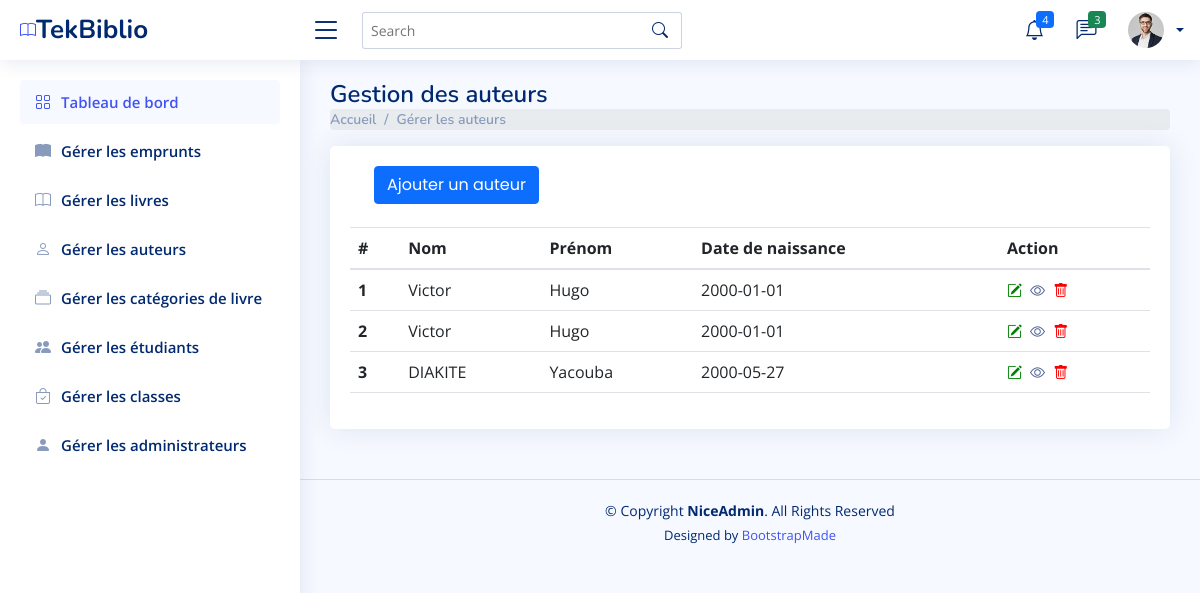
The app's page /education/admin/auteur.php with its own data.
### tables this page shows
CREATE TABLE IF NOT EXISTS `auteur` (
  `id_auteur` int NOT NULL AUTO_INCREMENT,
  `nom` varchar(50) NOT NULL,
  `prenom` varchar(100) NOT NULL,
  `date_naissance` date DEFAULT NULL,
  PRIMARY KEY (`id_auteur`)
);

### education/database.php (the view, shortened to what this page needs)
<?php
class Database {
    private $host;
    private $username;
    private $password;
    private $dbname;
    private $conn;
    public function __construct($host, $username, $password, $dbname) {
        $this->host = $host;
        $this->username = $username;
        $this->password = $password;
        $this->dbname = $dbname;
      }
    public function connecter() {
      try {
        $dsn = "mysql:host=" . $this->host . ";dbname=" . $this->dbname;
        $this->conn = new PDO($dsn, $this->username, $this->password);
        $this->conn->setAttribute(PDO::ATTR_ERRMODE, PDO::ERRMODE_EXCEPTION);
        return $this->conn;
      } catch(PDOException $e) {
        echo "Connexion à la base de donnée échouée: " . $e->getMessage();
      }
    }
      public function lire($table, $columns = "*", $condition = "") {
        try {
          $sql = "SELECT " . $columns . " FROM " . $table;
          $stmt = $this->conn->prepare($sql);
          $stmt->execute();
          $result = $stmt->fetchAll(PDO::FETCH_ASSOC);
          return $result;
        } catch(PDOException $e) {
          echo "Read failed: " . $e->getMessage();
          return false;
        }
      }
      public function afficher($columns, $data, $selectedColumns = [], $url) {
        $num = 1;
        $output = '<table id="example" class="table">';
        $output .= '<thead><tr>';
        $output .= '<th scope="col">#</th>';
        foreach($columns as $column) {
            $output .= '<th scope="col">' . $column . '</th>';
        }
        $output .= '<th scope="col">Action</th>';
        $output .= '</tr></thead><tbody>';
        foreach($data as $row) {
            $output .= '<tr>';
            $output .= '<input type="hidden" class="id" name="id" value="'. $row[array_key_first($row)] .'" />';
            $output .= '<th scope="row">' . $num . '</th>';
            if (!empty($selectedColumns)) {
                foreach($selectedColumns as $column) {
                    $output .= '<td>' . $row[$column] . '</td>';
                }
            } else {
                foreach($row as $key => $value) {
                    $output .= '<td>' . $value . '</td>';
                }
            }
            $output .= '<td>';
            $output .= '<a href="' . $url . '?action=modifier&id=' . $row[array_key_first($row)] . '"><i class="bi bi-pencil-square modifier" style="color: green; font-size: 15px; margin-top: 7px; margin-right: 4px;"></i></a> ';
            $output .= '<a href="' . $url . '?action=voir&id=' . $row[array_key_first($row)] . '"><i class="bi bi-eye" style="color: #4D6194; font-size: 15px; margin-top: 7px; margin-right: 4px;"></i></a> ';
            $output .= '<a href="' . $url . '?action=supprimer&id=' . $row[array_key_first($row)] . '"><i class="bi bi-trash" style="color: red; font-size: 15px; margin-top: 7px; margin-right: 2px;"></i></a>';
            $output .= '</td>';
            $output .= '</tr>';
            $num++;
        }
        $output .= '</tbody></table>';
        return $output;
    }
  }
$bd = new Database(DB_HOST, DB_USER, DB_PASSWORD, DB_NAME);

### education/admin/includes/header.php (shortened to what this page needs)
<?php require "../database.php"; ?>
<!DOCTYPE html>
<html lang="en">
<head>
    <link rel="stylesheet" href="https://maxcdn.bootstrapcdn.com/bootstrap/4.5.2/css/bootstrap.min.css">
    <link rel="stylesheet" href="https://cdn.jsdelivr.net/npm/@ttskch/select2-bootstrap4-theme@x.x.x/dist/select2-bootstrap4.min.css">
    <link href="assets/vendor/bootstrap/css/bootstrap.min.css" rel="stylesheet">
    <link href="assets/vendor/bootstrap-icons/bootstrap-icons.css" rel="stylesheet">
    <link href="assets/vendor/boxicons/css/boxicons.min.css" rel="stylesheet">
    <link href="assets/vendor/quill/quill.snow.css" rel="stylesheet">
    <link href="assets/vendor/quill/quill.bubble.css" rel="stylesheet">
    <link href="assets/vendor/remixicon/remixicon.css" rel="stylesheet">
    <link href="assets/vendor/simple-datatables/style.css" rel="stylesheet">
    <link rel="stylesheet" type="text/css" href="https://cdn.datatables.net/v/bs4/dt-1.10.25/datatables.min.css"/>
    <link href="assets/css/style.css" rel="stylesheet">
</head>
<body>
    <header id="header" class="header fixed-top d-flex align-items-center">
        <div class="d-flex align-items-center justify-content-between">
            <a href="index.php" class="logo d-flex align-items-center">
                <i class="bi bi-book"></i>
                <span class="d-none d-lg-block">TekBiblio</span>
            </a>
            <i class="bi bi-list toggle-sidebar-btn"></i>
        </div>
        <div class="search-bar">
            <form class="search-form d-flex align-items-center" method="POST" action="#">
                <input type="text" name="query" placeholder="Search" title="Enter search keyword">
                <button type="submit" title="Search"><i class="bi bi-search"></i></button>
            </form>
        </div>
        <nav class="header-nav ms-auto">
            <ul class="d-flex align-items-center">
                <li class="nav-item dropdown">
                    <a class="nav-link nav-icon" href="#" data-bs-toggle="dropdown">
                        <i class="bi bi-bell"></i>
                        <span class="badge bg-primary badge-number">4</span>
                    </a>
                </li>
                <li class="nav-item dropdown">
                    <a class="nav-link nav-icon" href="#" data-bs-toggle="dropdown">
                        <i class="bi bi-chat-left-text"></i>
                        <span class="badge bg-success badge-number">3</span>
                    </a>
                </li>
                <li class="nav-item dropdown pe-3">
                    <a class="nav-link nav-profile d-flex align-items-center pe-0" href="#" data-bs-toggle="dropdown">
                        <img src="assets/img/profile-img.jpg" alt="Profile" class="rounded-circle">
                        <span class="d-none d-md-block dropdown-toggle ps-2"><?php echo $_SESSION['nomA']." ".$_SESSION['prenomA']; ?></span>
                    </a>
                </li>
            </ul>
        </nav>
    </header>
    <?php require "includes/aside.php"; ?>

### education/admin/includes/aside.php
<aside id="sidebar" class="sidebar">
<ul class="sidebar-nav" id="sidebar-nav">
    <li class="nav-item">
        <a class="nav-link " href="index.html">
            <i class="bi bi-grid"></i>
            <span>Tableau de bord</span>
        </a>
    </li>
    <li class="nav-item">
        <a class="nav-link collapsed" href="emprunt.php">
            <i class="bi bi-book-fill"></i>
            <span>Gérer les emprunts</span>
        </a>
    </li>
    <li class="nav-item">
        <a class="nav-link collapsed" href="livre.php">
            <i class="bi bi-book"></i>
            <span>Gérer les livres</span>
        </a>
    </li>
    <li class="nav-item">
        <a class="nav-link collapsed" href="auteur.php">
            <i class="bi bi-person"></i>
            <span>Gérer les auteurs</span>
        </a>
    </li>
    <li class="nav-item">
        <a class="nav-link collapsed" href="category.php">
            <i class="bi bi-collection"></i>
            <span>Gérer les catégories de livre</span>
        </a>
    </li>
    <li class="nav-item">
        <a class="nav-link collapsed" href="etudiant.php">
            <i class="bi bi-people-fill"></i>
            <span>Gérer les étudiants</span>
        </a>
    </li>
    <li class="nav-item">
        <a class="nav-link collapsed" href="classe.php">
            <i class="bi bi-bag-check"></i>
            <span>Gérer les classes</span>
        </a>
    </li>
    <li class="nav-item">
        <a class="nav-link collapsed" href="admin.php">
            <i class="bi bi-person-fill"></i>
            <span>Gérer les administrateurs</span>
        </a>
    </li>
</ul>
</aside>

### education/admin/auteur.php (shortened to what this page needs)
<?php
    require "includes/header.php";
?>
    <main id="main" class="main">
        <div class="pagetitle">
            <h1>Gestion des auteurs</h1>
            <nav>
                <ol class="breadcrumb">
                    <li class="breadcrumb-item"><a href="index.html">Accueil</a></li>
                    <li class="breadcrumb-item">Gérer les auteurs</li>
                </ol>
            </nav>
        </div>
        <section class="section">
            <div class="row">
                <div class="col-lg-12">
                    <div class="card">
                        <div class="card-body">
                            <div class="card-title">
                                <div class="container">
                                <div class="row">
                                    <div class="col-md-12 text-left">
                                    <button type="button" class="btn btn-primary" data-toggle="modal" data-target="#ajouterEtudiantModal">
                                        Ajouter un auteur
                                    </button>
                                    </div>
                                </div>
                                </div>
                            </div>
                            <?php
                                $datas = $bd->lire("auteur");
                                $colonnes = array("Nom", "Prénom", "Date de naissance");
                                echo $bd->afficher($colonnes, $datas, ["nom", "prenom", "date_naissance"], "admin.php");
                            ?>
                        </div>
                    </div>
                </div>
            </div>
        </section>
    </main>
<?php include('includes/footer.php'); ?>

### education/admin/includes/footer.php (shortened to what this page needs)
<footer id="footer" class="footer">
    <div class="copyright">
        &copy; Copyright <strong><span>NiceAdmin</span></strong>. All Rights Reserved
    </div>
    <div class="credits">
        Designed by <a href="https://bootstrapmade.com/">BootstrapMade</a>
    </div>
</footer>
</body>
</html>

### education/admin/assets/css/style.css (style rules this page uses)
:root { scroll-behavior: smooth; }
body { font-family: "Open Sans", sans-serif; background: #f6f9ff; color: #444444; }
a { color: #4154f1; text-decoration: none; }
h1, h2, h3, h4, h5, h6 { font-family: "Nunito", sans-serif; }
#main { margin-top: 60px; padding: 20px 30px; transition: all 0.3s; }
.pagetitle { margin-bottom: 10px; }
.pagetitle h1 { font-size: 24px; margin-bottom: 0; font-weight: 600; color: #012970; }
.card { margin-bottom: 30px; border: none; border-radius: 5px; box-shadow: 0px 0 30px rgba(1, 41, 112, 0.1); }
.card-title { padding: 20px 0 15px 0; font-size: 18px; font-weight: 500; color: #012970; font-family: "Poppins", sans-serif; }
.card-body { padding: 0 20px 20px 20px; }
.breadcrumb { font-size: 14px; font-family: "Nunito", sans-serif; color: #899bbd; font-weight: 600; }
.breadcrumb a { color: #899bbd; transition: 0.3s; }
.breadcrumb .breadcrumb-item::before { color: #899bbd; }
.logo { line-height: 1; }
@media (min-width: 1200px) { .logo { width: 280px; } }
.logo span { font-size: 26px; font-weight: 700; color: #012970; font-family: "Nunito", sans-serif; }
.header { transition: all 0.5s; z-index: 997; height: 60px; box-shadow: 0px 2px 20px rgba(1, 41, 112, 0.1); background-color: #fff; padding-left: 20px; }
.header .toggle-sidebar-btn { font-size: 32px; padding-left: 10px; cursor: pointer; color: #012970; }
.header .search-bar { min-width: 360px; padding: 0 20px; }
.header .search-form { width: 100%; }
.header .search-form input { border: 0; font-size: 14px; color: #012970; border: 1px solid rgba(1, 41, 112, 0.2); padding: 7px 38px 7px 8px; border-radius: 3px; transition: 0.3s; width: 100%; }
.header .search-form button { border: 0; padding: 0; margin-left: -30px; background: none; }
.header .search-form button i { color: #012970; }
.header-nav ul { list-style: none; }
.header-nav > ul { margin: 0; padding: 0; }
.header-nav .nav-icon { font-size: 20px; color: #012970; }
.header-nav .nav-profile { color: #012970; }
.header-nav .nav-profile img { max-height: 36px; }
.header-nav .nav-profile span { font-size: 14px; font-weight: 600; }
.header-nav .badge-number { position: absolute; inset: 4px 6px auto auto; font-weight: normal; font-size: 11px; padding: 3px 6px; }
.sidebar { position: fixed; top: 60px; left: 0; bottom: 0; width: 300px; z-index: 996; transition: all 0.3s; padding: 20px; overflow-y: auto; scrollbar-width: thin; scrollbar-color: #aab7cf transparent; box-shadow: 0px 0px 20px rgba(1, 41, 112, 0.1); background-color: #fff; }
@media (min-width: 1200px) { #main, #footer { margin-left: 300px; } }
.sidebar-nav { padding: 0; margin: 0; list-style: none; }
.sidebar-nav li { padding: 0; margin: 0; list-style: none; }
.sidebar-nav .nav-item { margin-bottom: 5px; }
.sidebar-nav .nav-link { display: flex; align-items: center; font-size: 15px; font-weight: 600; color: #4154f1; transition: 0.3; background: #f6f9ff; padding: 10px 15px; border-radius: 4px; }
.sidebar-nav .nav-link i { font-size: 16px; margin-right: 10px; color: #4154f1; }
.sidebar-nav .nav-link.collapsed { color: #012970; background: #fff; }
.sidebar-nav .nav-link.collapsed i { color: #899bbd; }
.footer { padding: 20px 0; font-size: 14px; transition: all 0.3s; border-top: 1px solid #cddfff; }
.footer .copyright { text-align: center; color: #012970; }
.footer .credits { padding-top: 5px; text-align: center; font-size: 13px; color: #012970; }

### records on screen
auteur: nom "Victor", prenom "Hugo", date_naissance "2000-01-01"
auteur: nom "Victor", prenom "Hugo", date_naissance "2000-01-01"
auteur: nom "DIAKITE", prenom "Yacouba", date_naissance "2000-05-27"

### other values on screen
$column "Nom"
$column "Prénom"
$column "Date de naissance"
